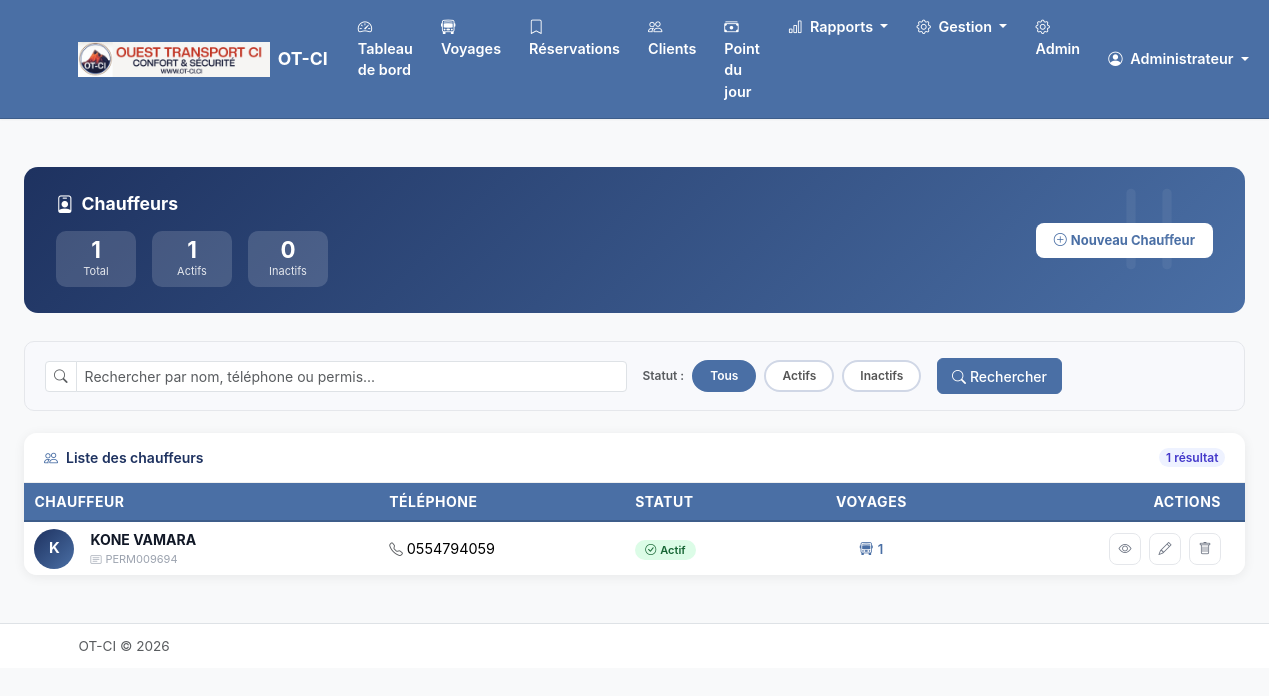
Screenshot of /personnel/chauffeurs/ (signed in) with the database file from the repository.
### apps/compagnie/models.py (models this page shows, shortened)
class Compagnie(models.Model):
    nom = models.CharField(max_length=200, verbose_name="Nom de la compagnie")
    logo = models.ImageField(
        upload_to='logos/',
        blank=True,
        null=True,
        verbose_name="Logo"
    )
    nom_pdg = models.CharField(max_length=200, verbose_name="Nom du PDG")
    adresse = models.TextField(blank=True, verbose_name="Adresse")
    telephone = models.CharField(max_length=20, blank=True, verbose_name="Téléphone")
    email = models.EmailField(blank=True, verbose_name="Email")
    utiliser_souche = models.BooleanField(
        default=False,
        verbose_name="Imprimer avec souche",
        help_text="Si activé, chaque ticket payé sera imprimé avec une souche détachable pour la compagnie"
    )
    date_creation = models.DateTimeField(auto_now_add=True)
    date_modification = models.DateTimeField(auto_now=True)
    class Meta:
        verbose_name = "Compagnie"
        verbose_name_plural = "Compagnie"
    @classmethod
    def get_instance(cls):
        return cls.objects.first()

### apps/personnel/models.py (models this page shows, shortened)
class Utilisateur(AbstractUser):
    ROLE_CHOICES = [
        ('pdg', 'PDG'),
        ('super_admin', 'Super Administrateur'),
        ('manager', 'Manager'),
        ('chef_gare', 'Chef de Gare'),
        ('guichetier', 'Guichetier'),
    ]
    nom_complet = models.CharField(max_length=200, verbose_name="Nom complet")
    telephone = models.CharField(max_length=20, blank=True, verbose_name="Téléphone")
    role = models.CharField(
        max_length=20,
        choices=ROLE_CHOICES,
        default='guichetier',
        verbose_name="Rôle"
    )
    gare = models.ForeignKey(
        'gares.Gare',
        on_delete=models.SET_NULL,
        null=True,
        blank=True,
        related_name='utilisateurs',
        verbose_name="Gare"
    )
    actif = models.BooleanField(default=True, verbose_name="Actif")
    date_creation = models.DateTimeField(auto_now_add=True)
    date_modification = models.DateTimeField(auto_now=True)
    objects = UtilisateurManager()
    EMAIL_FIELD = 'email'
    USERNAME_FIELD = 'username'
    REQUIRED_FIELDS = ['nom_complet']
    class Meta:
        verbose_name = "Utilisateur"
        verbose_name_plural = "Utilisateurs"
        ordering = ['nom_complet']
    @property
    def is_super_admin(self):
        return self.role == 'super_admin'
    @property
    def has_global_access(self):
        return self.role in ['pdg', 'super_admin', 'manager']

class Chauffeur(models.Model):
    SITUATION_MATRIMONIALE_CHOICES = [
        ('celibataire', 'Célibataire'),
        ('marie', 'Marié(e)'),
        ('divorce', 'Divorcé(e)'),
        ('veuf', 'Veuf/Veuve'),
    ]
    nom_complet = models.CharField(max_length=200, verbose_name="Nom complet")
    telephone = models.CharField(max_length=20, verbose_name="Téléphone")
    numero_permis = models.CharField(max_length=50, verbose_name="Numéro de permis")
    numero_cni = models.CharField(max_length=50, blank=True, verbose_name="Numéro CNI")
    situation_matrimoniale = models.CharField(
        max_length=20,
        choices=SITUATION_MATRIMONIALE_CHOICES,
        blank=True,
        verbose_name="Situation matrimoniale"
    )
    nombre_enfants = models.PositiveIntegerField(default=0, verbose_name="Nombre d'enfants en charge")
    telephone_2 = models.CharField(max_length=20, blank=True, verbose_name="Deuxième téléphone")
    lieu_habitation = models.CharField(max_length=200, blank=True, verbose_name="Lieu d'habitation")
    personne_urgence = models.CharField(max_length=200, blank=True, verbose_name="Personne à contacter en cas d'urgence")
    telephone_urgence = models.CharField(max_length=20, blank=True, verbose_name="Téléphone personne d'urgence")
    date_embauche = models.DateField(null=True, blank=True, verbose_name="Date d'embauche")
    salaire = models.DecimalField(max_digits=10, decimal_places=0, null=True, blank=True, verbose_name="Salaire")
    cv = models.FileField(upload_to='chauffeurs/cv/', blank=True, null=True, verbose_name="CV")
    compagnie = models.ForeignKey(
        'compagnie.Compagnie',
        on_delete=models.CASCADE,
        related_name='chauffeurs',
        verbose_name="Compagnie"
    )
    actif = models.BooleanField(default=True, verbose_name="Actif")
    date_creation = models.DateTimeField(auto_now_add=True)
    date_modification = models.DateTimeField(auto_now=True)
    class Meta:
        verbose_name = "Chauffeur"
        verbose_name_plural = "Chauffeurs"
        ordering = ['nom_complet']

### apps/personnel/views.py (the view)
# urls.py: path('chauffeurs/', views.ChauffeurListView.as_view(), name='chauffeur_list'),
class ChauffeurListView(AdminRequiredMixin, ListView):
    model = Chauffeur
    template_name = 'personnel/chauffeur_list.html'
    context_object_name = 'chauffeurs'
    def get_queryset(self):
        from django.db.models import Count
        queryset = super().get_queryset().annotate(nb_voyages=Count('voyages'))
        search  = self.request.GET.get('q')
        statut  = self.request.GET.get('statut', 'tous')
        if search:
            queryset = queryset.filter(
                Q(nom_complet__icontains=search) |
                Q(numero_permis__icontains=search) |
                Q(telephone__icontains=search)
            )
        if statut == 'actifs':
            queryset = queryset.filter(actif=True)
        elif statut == 'inactifs':
            queryset = queryset.filter(actif=False)
        return queryset.order_by('nom_complet')
    def get_context_data(self, **kwargs):
        context = super().get_context_data(**kwargs)
        context['search_query'] = self.request.GET.get('q', '')
        context['statut_filtre'] = self.request.GET.get('statut', 'tous')
        context['nb_total']    = Chauffeur.objects.count()
        context['nb_actifs']   = Chauffeur.objects.filter(actif=True).count()
        context['nb_inactifs'] = Chauffeur.objects.filter(actif=False).count()
        return context

### templates/personnel/chauffeur_list.html (shortened to what this page needs)
{% extends 'base.html' %}
{% block content %}
<div class="container-fluid py-4 px-4">
  <div class="page-header d-flex justify-content-between align-items-center flex-wrap gap-3">
    <div>
      <h4><i class="bi bi-person-badge me-2"></i>Chauffeurs</h4>
      <div class="d-flex gap-3 mt-3 flex-wrap">
        <div class="header-stat">
          <div class="hs-val">{{ nb_total }}</div>
          <div class="hs-lbl">Total</div>
        </div>
        <div class="header-stat">
          <div class="hs-val">{{ nb_actifs }}</div>
          <div class="hs-lbl">Actifs</div>
        </div>
        <div class="header-stat">
          <div class="hs-val">{{ nb_inactifs }}</div>
          <div class="hs-lbl">Inactifs</div>
        </div>
      </div>
    </div>
    <a href="{% url 'personnel:chauffeur_create' %}" class="btn-new">
      <i class="bi bi-plus-circle me-1"></i>Nouveau Chauffeur
    </a>
  </div>
  <div class="filter-zone">
    <form method="get" class="row g-3 align-items-center">
      <div class="col-md-6">
        <div class="input-group input-group-sm">
          <span class="input-group-text bg-white"><i class="bi bi-search text-muted"></i></span>
          <input type="text" name="q" class="form-control"
                 placeholder="Rechercher par nom, téléphone ou permis..."
                 value="{{ search_query }}">
        </div>
      </div>
      <div class="col-auto d-flex gap-2 flex-wrap align-items-center">
        <span class="text-muted fw-semibold" style="font-size:12px">Statut :</span>
        <a href="?q={{ search_query }}&statut=tous"
           class="statut-pill {% if statut_filtre == 'tous' %}active{% endif %}">Tous</a>
        <a href="?q={{ search_query }}&statut=actifs"
           class="statut-pill {% if statut_filtre == 'actifs' %}active{% endif %}">Actifs</a>
        <a href="?q={{ search_query }}&statut=inactifs"
           class="statut-pill {% if statut_filtre == 'inactifs' %}active{% endif %}">Inactifs</a>
      </div>
      <div class="col-auto">
        <button type="submit" class="btn btn-primary btn-sm">
          <i class="bi bi-search me-1"></i>Rechercher
        </button>
      </div>
    </form>
  </div>
  <div class="chauffeurs-card">
    <div class="table-header">
      <span><i class="bi bi-people me-2" style="color:var(--color-accent)"></i>Liste des chauffeurs</span>
      <span class="badge rounded-pill" style="background:#eef2ff;color:#4338ca;font-size:12px;font-weight:600">
        {{ chauffeurs|length }} résultat{{ chauffeurs|length|pluralize }}
      </span>
    </div>
    {% if chauffeurs %}
    <div class="table-responsive">
      <table class="table ch-table mb-0">
        <thead>
          <tr>
            <th>Chauffeur</th>
            <th>Téléphone</th>
            <th>Statut</th>
            <th class="text-center">Voyages</th>
            <th class="text-end pe-4">Actions</th>
          </tr>
        </thead>
        <tbody>
          {% for chauffeur in chauffeurs %}
          <tr>
            <td>
              <div class="d-flex align-items-center gap-3">
                <div class="ch-avatar {% if not chauffeur.actif %}inactif{% endif %}">
                  {{ chauffeur.nom_complet|slice:":1"|upper }}
                </div>
                <div>
                  <div class="ch-name">{{ chauffeur.nom_complet }}</div>
                  <div class="ch-sub"><i class="bi bi-card-text me-1"></i>{{ chauffeur.numero_permis }}</div>
                </div>
              </div>
            </td>
            <td>
              <i class="bi bi-telephone me-1 text-muted"></i>{{ chauffeur.telephone }}
            </td>
            <td>
              {% if chauffeur.actif %}
                <span class="badge-actif"><i class="bi bi-check-circle me-1"></i>Actif</span>
              {% else %}
                <span class="badge-inactif"><i class="bi bi-pause-circle me-1"></i>Inactif</span>
              {% endif %}
            </td>
            <td class="text-center">
              {% if chauffeur.nb_voyages > 0 %}
                <span class="voyages-count">
                  <i class="bi bi-bus-front"></i>{{ chauffeur.nb_voyages }}
                </span>
              {% else %}
                <span class="voyages-count zero">—</span>
              {% endif %}
            </td>
            <td class="text-end pe-4">
              <div class="d-flex gap-2 justify-content-end">
                <a href="{% url 'personnel:chauffeur_detail' chauffeur.pk %}"
                   class="btn-action view" title="Voir la fiche">
                  <i class="bi bi-eye"></i>
                </a>
                <a href="{% url 'personnel:chauffeur_update' chauffeur.pk %}"
                   class="btn-action edit" title="Modifier">
                  <i class="bi bi-pencil"></i>
                </a>
                <a href="{% url 'personnel:chauffeur_delete' chauffeur.pk %}"
                   class="btn-action del" title="Supprimer">
                  <i class="bi bi-trash"></i>
                </a>
              </div>
            </td>
          </tr>
          {% endfor %}
        </tbody>
      </table>
    </div>
    {% endif %}
  </div>
</div>
{% endblock %}

### templates/base.html (shortened to what this page needs)
{% load static %}
<!DOCTYPE html>
<html lang="fr">
<head>
    <link href="https://cdn.jsdelivr.net/npm/bootstrap@5.3.2/dist/css/bootstrap.min.css" rel="stylesheet">
    <link href="https://cdn.jsdelivr.net/npm/bootstrap-icons@1.11.1/font/bootstrap-icons.css" rel="stylesheet">
    <link href="{% static 'css/custom.css' %}" rel="stylesheet">
</head>
<body>
    <nav class="navbar navbar-expand-lg navbar-dark sticky-top">
        <div class="container">
            <a class="navbar-brand d-flex align-items-center" href="{% url 'guichet:dashboard' %}">
                {% if compagnie and compagnie.logo %}
                    <img src="{{ compagnie.logo.url }}" alt="Logo" height="35" class="me-2">
                {% endif %}
                <span>{% if compagnie %}{{ compagnie.nom }}{% else %}Gestion Billetterie{% endif %}</span>
            </a>
            <div class="collapse navbar-collapse" id="navbarNav">
                {% if user.is_authenticated %}
                <ul class="navbar-nav me-auto">
                    <li class="nav-item">
                        <a class="nav-link {% if request.resolver_match.url_name == 'dashboard' %}active{% endif %}"
                           href="{% url 'guichet:dashboard' %}">
                            <i class="bi bi-speedometer2 me-1"></i> Tableau de bord
                        </a>
                    </li>
                    <li class="nav-item">
                        <a class="nav-link {% if request.resolver_match.url_name == 'voyage_list' %}active{% endif %}"
                           href="{% url 'guichet:voyage_list' %}">
                            <i class="bi bi-bus-front me-1"></i> Voyages
                        </a>
                    </li>
                    <li class="nav-item">
                        <a class="nav-link {% if request.resolver_match.url_name == 'reservations' %}active{% endif %}"
                           href="{% url 'guichet:reservations' %}">
                            <i class="bi bi-bookmark me-1"></i> Réservations
                        </a>
                    </li>
                    <li class="nav-item">
                        <a class="nav-link {% if 'clients' in request.path %}active{% endif %}"
                           href="{% url 'clients:client_list' %}">
                            <i class="bi bi-people me-1"></i> Clients
                        </a>
                    </li>
                    <li class="nav-item">
                        <a class="nav-link {% if 'comptabilite' in request.path %}active{% endif %}"
                           href="{% url 'comptabilite:point_journalier' %}">
                            <i class="bi bi-cash-stack me-1"></i> Point du jour
                        </a>
                    </li>
                    <li class="nav-item dropdown">
                        <a class="nav-link dropdown-toggle" href="#" data-bs-toggle="dropdown">
                            <i class="bi bi-bar-chart me-1"></i> Rapports
                        </a>
                    </li>
                    <li class="nav-item dropdown">
                        <a class="nav-link dropdown-toggle" href="#" data-bs-toggle="dropdown">
                            <i class="bi bi-gear me-1"></i> Gestion
                        </a>
                    </li>
                    {% if user.is_superuser %}
                    <li class="nav-item">
                        <a class="nav-link" href="{% url 'admin:index' %}">
                            <i class="bi bi-gear me-1"></i> Admin
                        </a>
                    </li>
                    {% endif %}
                </ul>
                <ul class="navbar-nav">
                    <li class="nav-item dropdown">
                        <a class="nav-link dropdown-toggle" href="#" data-bs-toggle="dropdown">
                            <i class="bi bi-person-circle me-1"></i>
                            {{ user.nom_complet|default:user.username }}
                        </a>
                    </li>
                </ul>
                {% endif %}
            </div>
        </div>
    </nav>
    <main class="py-4">
        {% block content %}{% endblock %}
    </main>
    <footer class="py-3 mt-auto border-top bg-white">
        <div class="container">
            <div class="d-flex justify-content-between align-items-center">
                <span class="text-muted">
                    {% if compagnie %}{{ compagnie.nom }}{% else %}Gestion Billetterie{% endif %} &copy; {% now "Y" %}
                </span>
            </div>
        </div>
    </footer>
</body>
</html>

### rows the page displays
Compagnie: logo (picture), nom "OT-CI"
Utilisateur: nom_complet "Administrateur"
Chauffeur: nom_complet "K", nom_complet "KONE VAMARA", numero_permis "PERM009694", telephone "0554794059", actif True (drawn), nb_voyages "1"

### other values shown
{{ nb_total }} "1"
{{ nb_actifs }} "1"
{{ nb_inactifs }} "0"
{{ chauffeurs|length }} "1"
